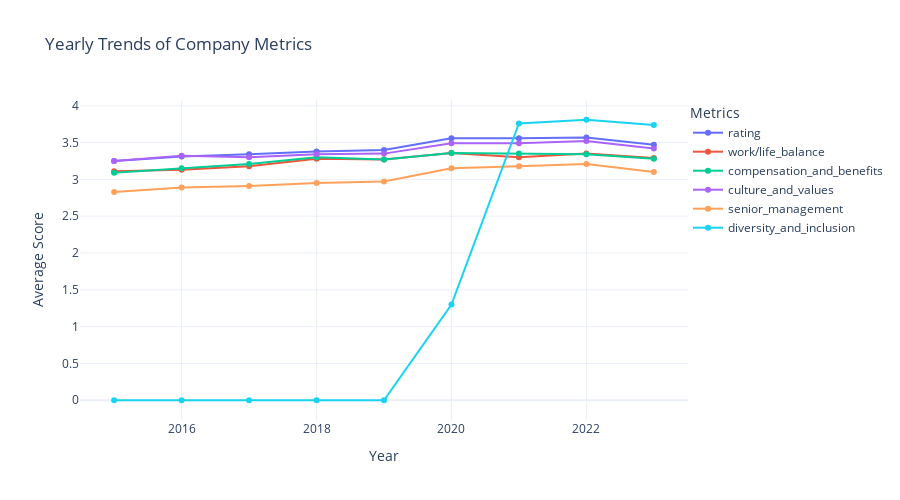

Notebook code for this chart:
### Code cell
# line chart for the yearly_trends_mean_initial_data df
fig = px.line(
    yearly_trends_mean_sample,
    x='year',
    y=['rating', 'work/life_balance', 'compensation_and_benefits', 
       'culture_and_values', 'senior_management', 'diversity_and_inclusion'],
    title='Yearly Trends of Company Metrics',
    labels={'value': 'Average Score', 'variable': 'Metrics'},
    markers=True
)

# custom layout
fig.update_layout(
    legend=dict(
        title='Metrics',
        x=1,  
        y=1,  
        traceorder='normal'
    ),
    xaxis_title='Year',
    yaxis_title='Average Score',
    template='plotly_white',
    height = 500
)

# Display the plot
fig.show()

### Figure 1 — Plotly figure (JSON) as saved in the notebook; plotly's stock layout.template omitted (floating-point values rounded to 4 significant figures)
{"data": [{"hovertemplate": "Metrics=rating<br>year=%{x}<br>Average Score=%{y}<extra></extra>", "legendgroup": "rating", "line": {"color": "#636efa", "dash": "solid"}, "marker": {"symbol": "circle"}, "mode": "lines+markers", "name": "rating", "orientation": "v", "showlegend": true, "type": "scatter", "x": [2015, 2016, 2017, 2018, 2019, 2020, 2021, 2022, 2023], "xaxis": "x", "y": [3.25, 3.31, 3.34, 3.38, 3.4, 3.56, 3.56, 3.57, 3.47], "yaxis": "y"}, {"hovertemplate": "Metrics=work/life_balance<br>year=%{x}<br>Average Score=%{y}<extra></extra>", "legendgroup": "work/life_balance", "line": {"color": "#EF553B", "dash": "solid"}, "marker": {"symbol": "circle"}, "mode": "lines+markers", "name": "work/life_balance", "orientation": "v", "showlegend": true, "type": "scatter", "x": [2015, 2016, 2017, 2018, 2019, 2020, 2021, 2022, 2023], "xaxis": "x", "y": [3.11, 3.13, 3.18, 3.28, 3.27, 3.36, 3.3, 3.35, 3.29], "yaxis": "y"}, {"hovertemplate": "Metrics=compensation_and_benefits<br>year=%{x}<br>Average Score=%{y}<extra></extra>", "legendgroup": "compensation_and_benefits", "line": {"color": "#00cc96", "dash": "solid"}, "marker": {"symbol": "circle"}, "mode": "lines+markers", "name": "compensation_and_benefits", "orientation": "v", "showlegend": true, "type": "scatter", "x": [2015, 2016, 2017, 2018, 2019, 2020, 2021, 2022, 2023], "xaxis": "x", "y": [3.09, 3.15, 3.21, 3.3, 3.27, 3.36, 3.35, 3.34, 3.28], "yaxis": "y"}, {"hovertemplate": "Metrics=culture_and_values<br>year=%{x}<br>Average Score=%{y}<extra></extra>", "legendgroup": "culture_and_values", "line": {"color": "#ab63fa", "dash": "solid"}, "marker": {"symbol": "circle"}, "mode": "lines+markers", "name": "culture_and_values", "orientation": "v", "showlegend": true, "type": "scatter", "x": [2015, 2016, 2017, 2018, 2019, 2020, 2021, 2022, 2023], "xaxis": "x", "y": [3.25, 3.32, 3.3, 3.34, 3.35, 3.49, 3.49, 3.52, 3.42], "yaxis": "y"}, {"hovertemplate": "Metrics=senior_management<br>year=%{x}<br>Average Score=%{y}<extra></extra>", "legendgroup": "senior_management", "line": {"color": "#FFA15A", "dash": "solid"}, "marker": {"symbol": "circle"}, "mode": "lines+markers", "name": "senior_management", "orientation": "v", "showlegend": true, "type": "scatter", "x": [2015, 2016, 2017, 2018, 2019, 2020, 2021, 2022, 2023], "xaxis": "x", "y": [2.83, 2.89, 2.91, 2.95, 2.97, 3.15, 3.18, 3.21, 3.1], "yaxis": "y"}, {"hovertemplate": "Metrics=diversity_and_inclusion<br>year=%{x}<br>Average Score=%{y}<extra></extra>", "legendgroup": "diversity_and_inclusion", "line": {"color": "#19d3f3", "dash": "solid"}, "marker": {"symbol": "circle"}, "mode": "lines+markers", "name": "diversity_and_inclusion", "orientation": "v", "showlegend": true, "type": "scatter", "x": [2015, 2016, 2017, 2018, 2019, 2020, 2021, 2022, 2023], "xaxis": "x", "y": [0, 0, 0, 0, 0, 1.3, 3.76, 3.81, 3.74], "yaxis": "y"}], "layout": {"height": 500, "legend": {"title": {"text": "Metrics"}, "tracegroupgap": 0, "traceorder": "normal", "x": 1, "y": 1}, "title": {"text": "Yearly Trends of Company Metrics"}, "xaxis": {"anchor": "y", "domain": [0, 1], "title": {"text": "Year"}}, "yaxis": {"anchor": "x", "domain": [0, 1], "title": {"text": "Average Score"}}}}
